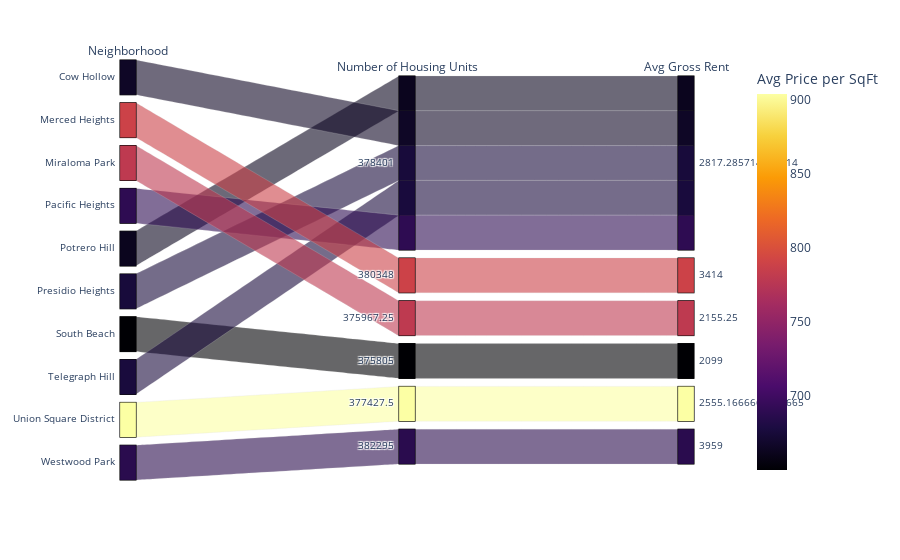

Notebook code for this chart:
### Markdown cell above
### Create a parallel coordinates plot and parallel categories plot of most expensive neighborhoods in San Francisco per year

### Code cell
# Parallel Categories Plot
# Plot data using parallel_categories
sfo_parallel_categories = px.parallel_categories(
    df_expensive_neighborhoods_per_year,
    dimensions=["neighborhood", "housing_units", "gross_rent"],
    color="sale_price_sqr_foot",
    color_continuous_scale=px.colors.sequential.Inferno,
    labels={
        "neighborhood": "Neighborhood",
        "sale_price_sqr_foot": "Avg Price per SqFt",
        "housing_units": "Number of Housing Units",
        "gross_rent": "Avg Gross Rent"
    },
)
sfo_parallel_categories

### Figure 1 — Plotly figure (JSON) as saved in the notebook; plotly's stock layout.template omitted (floating-point values rounded to 4 significant figures)
{"data": [{"dimensions": [{"label": "Neighborhood", "values": ["Cow Hollow", "Merced Heights", "Miraloma Park", "Pacific Heights", "Potrero Hill", "Presidio Heights", "South Beach", "Telegraph Hill", "Union Square District", "Westwood Park"]}, {"label": "Number of Housing Units", "values": [378401, 380348, 376000.0, 378401, 378401, 378401, 375805, 378401, 377400.0, 382295]}, {"label": "Avg Gross Rent", "values": [2817.0, 3414, 2155.0, 2817.0, 2817.0, 2817.0, 2099, 2817.0, 2555.0, 3959]}], "domain": {"x": [0, 1], "y": [0, 1]}, "line": {"color": [666.0, 788.8, 779.8, 689.6, 662.0, 675.4, 650.1, 676.5, 904.0, 687.1], "coloraxis": "coloraxis"}, "name": "", "type": "parcats"}], "layout": {"autosize": true, "coloraxis": {"colorbar": {"title": {"text": "Avg Price per SqFt"}}, "colorscale": [[0, "#000004"], [0.1111, "#1b0c41"], [0.2222, "#4a0c6b"], [0.3333, "#781c6d"], [0.4444, "#a52c60"], [0.5556, "#cf4446"], [0.6667, "#ed6925"], [0.7778, "#fb9b06"], [0.8889, "#f7d13d"], [1, "#fcffa4"]]}, "legend": {"tracegroupgap": 0}, "margin": {"t": 60}}}
